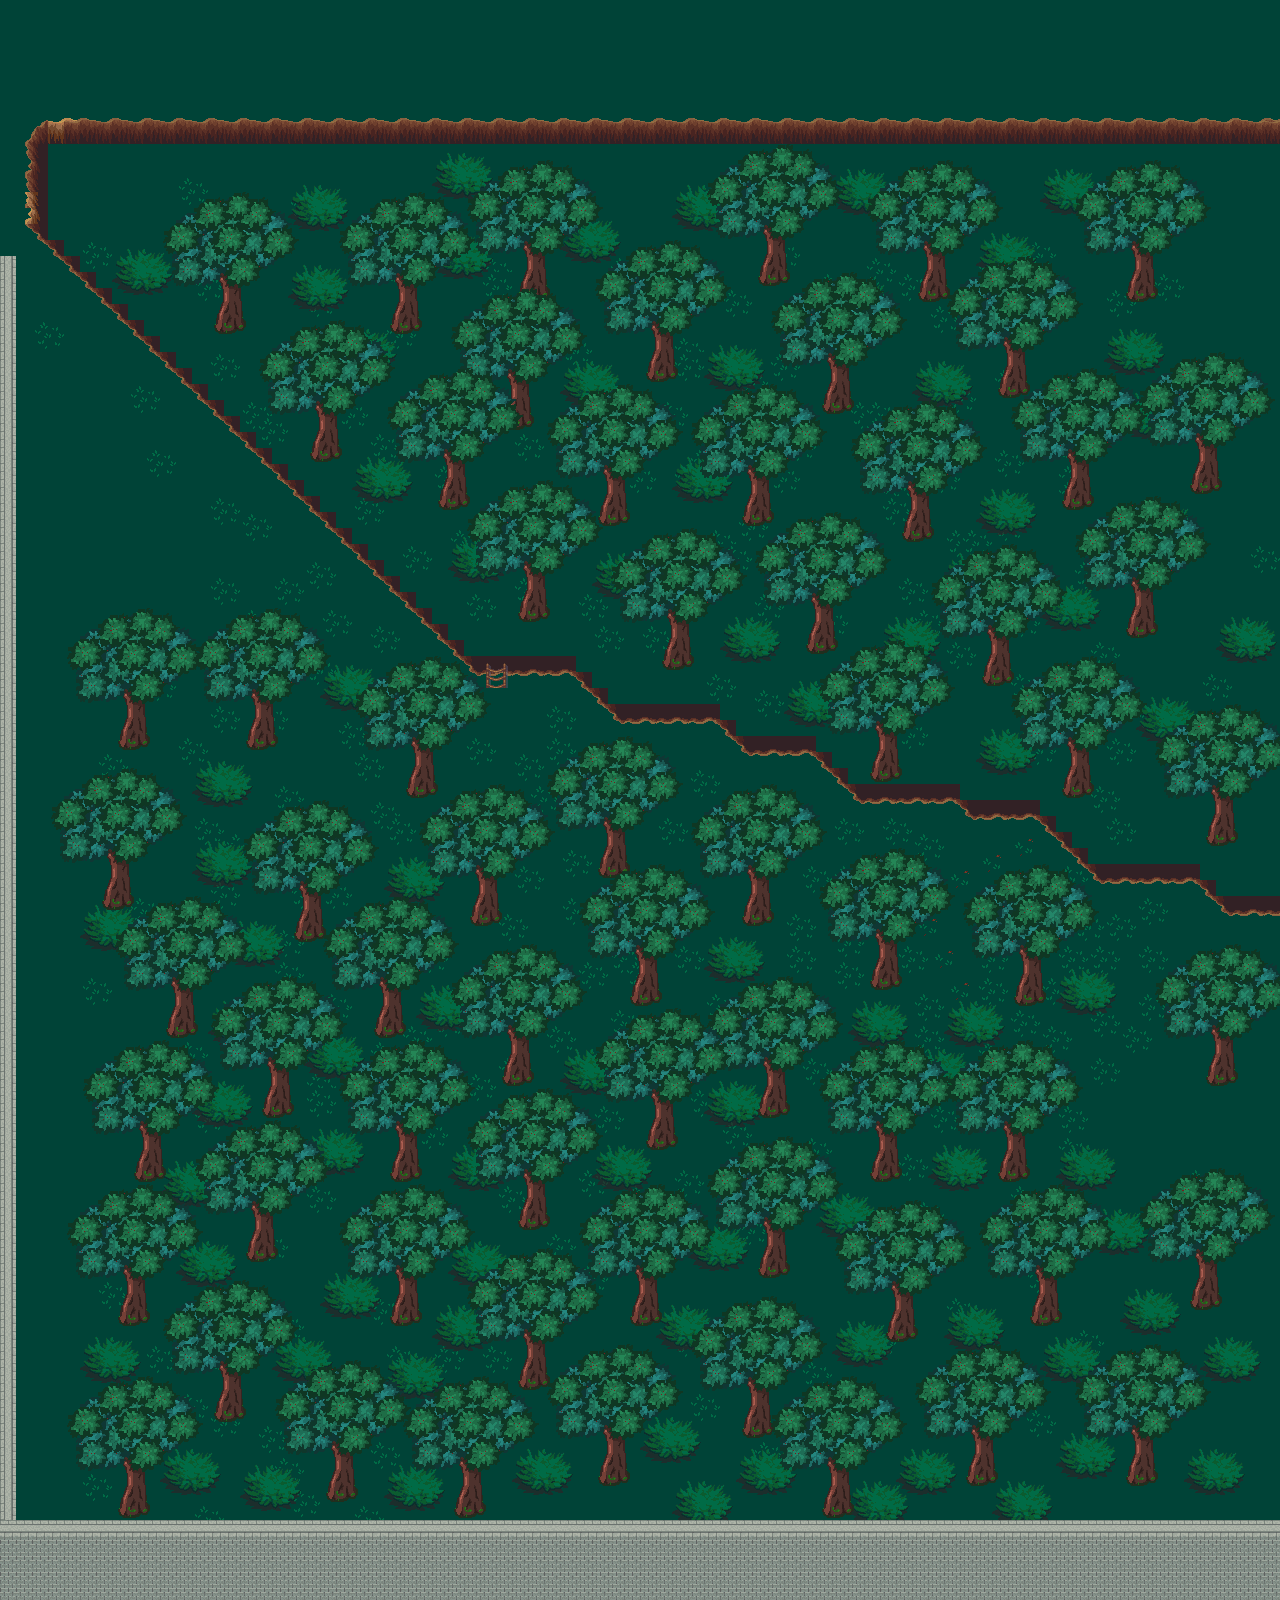

This game map was drawn from its Tiled (.tmx) file and the tilesets committed beside it. A one-line description and the trimmed map source follow:
An orthogonal 80x100 tile map with 16x16 px tiles, 6 tile layers (background, background, background, 2.5, ...), 5 tilesets and 200 objects (190x object, 4x bird, exit to next, spawn1, spawn from forest 3, ...).

<map version="1.5" tiledversion="1.5.0" orientation="orthogonal" renderorder="right-up" width="80" height="100" tilewidth="16" tileheight="16" infinite="0" nextlayerid="13" nextobjectid="218">
 <properties>
  <property name="musicTrackName" value="WildBirds.mp3" />
 </properties>
 <tileset firstgid="1" source="terrain.tsx" />
 <tileset firstgid="1025" source="tiles/plants.tsx" />
 <tileset firstgid="1537" source="treebig.tsx" />
 <tileset firstgid="1538" source="tileset_town_multi_v002.tsx" />
 <tileset firstgid="3778" source="tileset_town_multi_v001.tsx" />
 <layer id="1" name="background" width="80" height="100">
  <data>[8000 cells, 8000 non-empty, 1 distinct tile ids]</data>
 </layer>
 <layer id="3" name="background" width="80" height="100">
  <data>[8000 cells, 387 non-empty, 9 distinct tile ids]</data>
 </layer>
 <objectgroup id="11" name="doors">
  <object id="212" name="exit to next" x="1105.5" y="151.5" width="56" height="708.5">
   <properties>
    <property name="toName" value="forest3" />
    <property name="toSpawnNumber" value="1" />
   </properties>
  </object>
 </objectgroup>
 <layer id="8" name="background" width="80" height="100">
  <data>[8000 cells, 4 non-empty, 4 distinct tile ids]</data>
 </layer>
 <layer id="6" name="2.5" width="80" height="100">
  <data>[8000 cells, 336 non-empty, 4 distinct tile ids]</data>
 </layer>
 <objectgroup id="7" name="box2D">
  <object id="11" type="object" x="1130" y="1461" width="29" height="32" />
  <object id="12" type="object" x="967.5" y="1458" width="29" height="32" />
  <object id="13" type="object" x="826.5" y="1494" width="29" height="32" />
  <object id="14" type="object" x="748.5" y="1406" width="29" height="32" />
  <object id="15" type="object" x="603.5" y="1457" width="29" height="32" />
  <object id="16" type="object" x="459.5" y="1488" width="29" height="32" />
  <object id="17" type="object" x="331.5" y="1466" width="29" height="32" />
  <object id="18" type="object" x="124.5" y="1482" width="29" height="32" />
  <object id="19" type="object" x="219.5" y="1385" width="29" height="32" />
  <object id="20" type="object" x="124.5" y="1292" width="29" height="32" />
  <object id="21" type="object" x="252.5" y="1229" width="29" height="32" />
  <object id="22" type="object" x="395.5" y="1293" width="29" height="32" />
  <object id="23" type="object" x="520.5" y="1360" width="29" height="32" />
  <object id="24" type="object" x="635.5" y="1292" width="29" height="32" />
  <object id="25" type="object" x="765.5" y="1246" width="29" height="32" />
  <object id="26" type="object" x="891.5" y="1311" width="29" height="32" />
  <object id="27" type="object" x="1036.5" y="1298" width="29" height="32" />
  <object id="28" type="object" x="1197.5" y="1280" width="29" height="32" />
  <object id="29" type="object" x="1005.5" y="1150" width="29" height="32" />
  <object id="30" type="object" x="874.5" y="1153" width="29" height="32" />
  <object id="31" type="object" x="764.5" y="1087" width="29" height="32" />
  <object id="32" type="object" x="652.5" y="1118" width="29" height="32" />
  <object id="33" type="object" x="523.5" y="1199" width="29" height="32" />
  <object id="34" type="object" x="396.5" y="1150" width="29" height="32" />
  <object id="35" type="object" x="140.5" y="1149" width="29" height="32" />
  <object id="36" type="object" x="271.5" y="1087" width="29" height="32" />
  <object id="37" type="object" x="172.5" y="1010" width="29" height="32" />
  <object id="38" type="object" x="109.5" y="875" width="29" height="32" />
  <object id="39" type="object" x="301.5" y="911" width="29" height="32" />
  <object id="40" type="object" x="380.5" y="1006" width="29" height="32" />
  <object id="41" type="object" x="507.5" y="1056" width="29" height="32" />
  <object id="42" type="object" x="638.5" y="972" width="29" height="32" />
  <object id="43" type="object" x="475.5" y="892" width="29" height="32" />
  <object id="44" type="object" x="122.5" y="720" width="29" height="32" />
  <object id="45" type="object" x="251.5" y="723" width="29" height="32" />
  <object id="46" type="object" x="411.5" y="768" width="29" height="32" />
  <object id="47" type="object" x="604.5" y="849" width="29" height="32" />
  <object id="48" type="object" x="747.5" y="895" width="29" height="32" />
  <object id="49" type="object" x="875.5" y="959" width="29" height="32" />
  <object id="50" type="object" x="1020.5" y="971" width="29" height="32" />
  <object id="51" type="object" x="1211.5" y="1051" width="29" height="32" />
  <object id="52" type="object" x="1202.5" y="1460" width="29" height="32" />
  <object id="53" type="object" x="1075.5" y="1442" width="29" height="32" />
  <object id="54" type="object" x="1012.5" y="1494" width="29" height="32" />
  <object id="55" type="object" x="915.5" y="1457" width="29" height="32" />
  <object id="56" type="object" x="866.5" y="1490" width="29" height="32" />
  <object id="57" type="object" x="755.5" y="1456" width="29" height="32" />
  <object id="58" type="object" x="854.5" y="1335" width="29" height="32" />
  <object id="59" type="object" x="963.5" y="1316" width="29" height="32" />
  <object id="60" type="object" x="1058.5" y="1350" width="29" height="32" />
  <object id="61" type="object" x="674" y="1312" width="29" height="32" />
  <object id="62" type="object" x="657.5" y="1425.5" width="29" height="32" />
  <object id="63" type="object" x="690" y="1490" width="29" height="32" />
  <object id="64" type="object" x="531.5" y="1456" width="29" height="32" />
  <object id="65" type="object" x="402.5" y="1473" width="29" height="32" />
  <object id="66" type="object" x="403.5" y="1361" width="29" height="32" />
  <object id="67" type="object" x="339" y="1280.5" width="29" height="32" />
  <object id="68" type="object" x="291" y="1344" width="29" height="32" />
  <object id="69" type="object" x="99.5" y="1343.5" width="29" height="32" />
  <object id="70" type="object" x="179" y="1457.5" width="29" height="32" />
  <object id="71" type="object" x="259.5" y="1471.5" width="29" height="32" />
  <object id="72" type="object" x="458.833" y="1313.33" width="29" height="32" />
  <object id="73" type="object" x="466.833" y="1246.67" width="29" height="32" />
  <object id="74" type="object" x="1225.33" y="904" width="72" height="18.6667" />
  <object id="75" type="object" x="1114.67" y="872" width="88.6667" height="18.6667" />
  <object id="76" type="object" x="952" y="809.333" width="86.6667" height="10.6667" />
  </objectgroup>
 <layer id="4" name="2.5" width="80" height="100">
  <data>[8000 cells, 549 non-empty, 7 distinct tile ids]</data>
 </layer>
 <layer id="12" name="foreground" width="80" height="100">
  <data>[8000 cells, 0 non-empty, 0 distinct tile ids]</data>
 </layer>
 <objectgroup id="5" name="spawns">
  <!-- 2 objects omitted --></objectgroup>
 <objectgroup id="2" name="sketch" />
 <objectgroup id="9" name="scripts">
  <!-- 3 objects omitted --></objectgroup>
 <objectgroup id="10" name="characters">
  <!-- 4 objects omitted --></objectgroup>
</map>
<!-- 133 of 200 objects omitted -->
